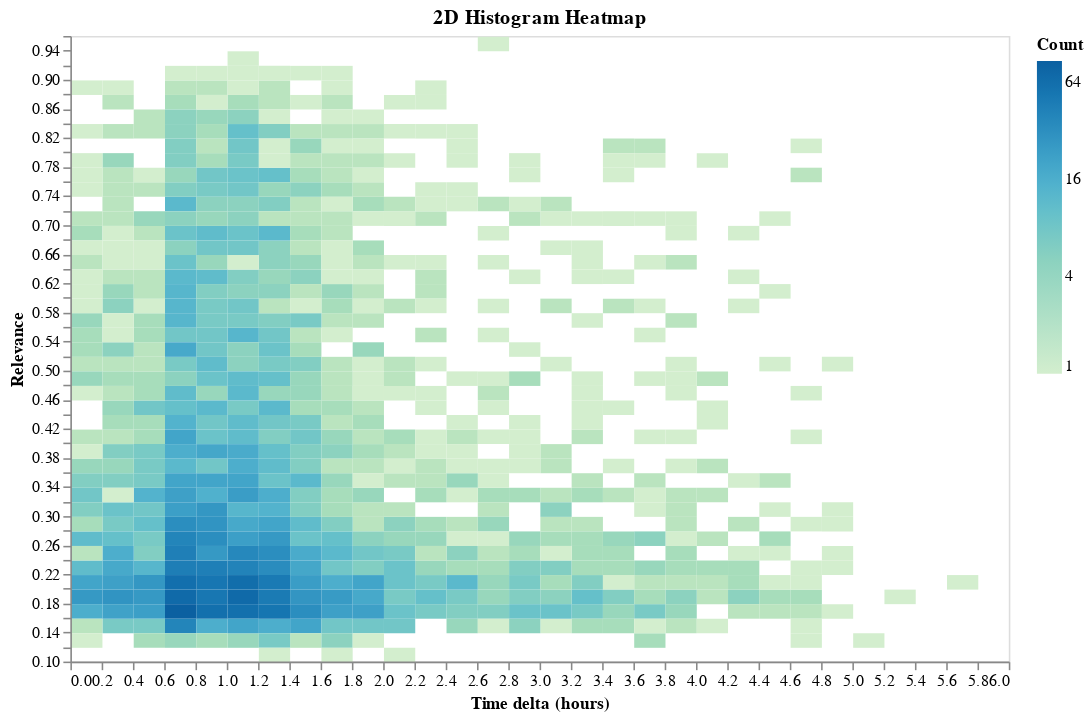

Notebook code cell kept with this figure:
### Code cell
alt.Chart(graph_data).transform_calculate(
    log_delta = 'log(datum.delta)/log(10)'
).mark_rect().encode(
    alt.X("log_delta:Q", bin=alt.Bin(maxbins=50), title="Time delta (hours)"),
    alt.Y("relevance:Q", bin=alt.Bin(maxbins=50), title="Relevance"),
    alt.Color("count()", scale=alt.Scale(scheme="greenblue", type='log', base=2), title="Count"),
    tooltip=['average(relevance)', 'average(specificity)']
).properties(
    title="2D Histogram Heatmap",
    height=400,
    width=600,
)

### Figure 1 — Vega-Lite specification as saved in the notebook (floating-point values rounded to 4 significant figures; data arrays with more than 128 entries replaced by an {"elided": "..."} marker saying what was removed)
{"config": {"view": {"continuousWidth": 400, "continuousHeight": 300}}, "data": {"name": "data-d73620ac7b12fb9f0dce10181d6154d1"}, "mark": "rect", "encoding": {"color": {"type": "quantitative", "aggregate": "count", "scale": {"base": 2, "scheme": "greenblue", "type": "log"}, "title": "Count"}, "tooltip": [{"type": "quantitative", "aggregate": "average", "field": "relevance"}, {"type": "quantitative", "aggregate": "average", "field": "specificity"}], "x": {"type": "quantitative", "bin": {"maxbins": 50}, "field": "log_delta", "title": "Time delta (hours)"}, "y": {"type": "quantitative", "bin": {"maxbins": 50}, "field": "relevance", "title": "Relevance"}}, "height": 400, "title": "2D Histogram Heatmap", "transform": [{"calculate": "log(datum.delta)/log(10)", "as": "log_delta"}], "width": 600, "$schema": "https://vega.github.io/schema/vega-lite/v4.8.1.json", "datasets": {"data-d73620ac7b12fb9f0dce10181d6154d1": {"elided": "4190 records"}}}
